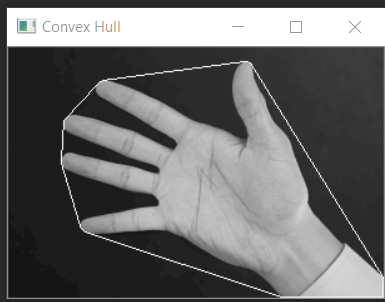
#> input picture Hand Detection/convex hull.png, 385 x 302 px, given in place of the camera
$ python gesture-recognition-video.py
#> lines starting #> are read from the running program, lines starting #| are printed output that depends on the picture; after the words box and inside, x2 and y2 are one past the last pixel; in counts of white or black regions, pixels touching at a corner belong together
import cv2
import numpy as np
import math

# opens camera
capture = cv2.VideoCapture(0)

#isopened() : checks if the camera is on
while capture.isOpened():

    # Captures the frames from the camera
    # ret has data, frame shows the data

    ret, frame = capture.read()
#> frame is the input picture: shape (302, 385, 3); mean B, G, R 105.5, 105.5, 105.4

    cv2.rectangle(frame, (100, 100), (300, 300), (0, 255, 0), 0) #output data, (x1,y1) (x2,y2) (colour), width
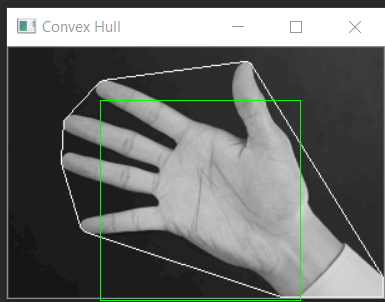
#> frame: shape (302, 385, 3); 0.69% of pixels changed, all inside (x1, y1, x2, y2) = (100, 100, 301, 301)
    crop_image = frame[100:300, 100:300]
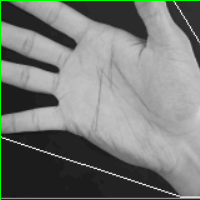
#> crop_image: shape (200, 200, 3); mean B, G, R 120, 122.5, 120

    #apply gaussian blur : removes noise
    blur = cv2.GaussianBlur(crop_image, (3, 3), 0)
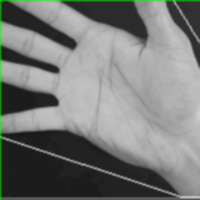
#> blur: shape (200, 200, 3); mean B, G, R 120.3, 122.3, 120.3

    # change color from rgg to hsv
    hsv = cv2.cvtColor(blur, cv2.COLOR_BGR2HSV)
#> hsv: shape (200, 200, 3); mean H, S, V 1.2, 3.4, 122.3

    # create binary image where skin color is white and the rest is black
    mask2 = cv2.inRange(hsv, np.array([2, 0, 0]), np.array([20, 255, 255]))
#> mask2: shape (200, 200); every value is 0

    #kernel for morphological transformation
    kernel = np.ones((5, 5))

    # dilation means adding pixels and erosion means removing
    # apply morphological transformations to filter out the background noise
    dilation = cv2.dilate(mask2, kernel, iterations=2)
    erosion = cv2.erode(dilation, kernel, iterations=2)
    # so we added and removed some pixels now we have to filter the frame
    # thus using gaussian blur
    # gaussian blur and threshold
    filtered = cv2.GaussianBlur(erosion, (3, 3), 0)
    ret2, thresh = cv2.threshold(filtered, 127, 255, 0)

    cv2.imshow("Threshold", thresh)

    #Find contours
    contours, hierarchy = cv2.findContours(thresh, cv2.RETR_TREE, cv2.CHAIN_APPROX_SIMPLE)
#> contours = []

    try:
        # find contour with max area
        contour = max(contours, key=lambda x: cv2.contourArea(x))
        x, y, w, h = cv2.boundingRect(contour)
        cv2.rectangle(crop_image, (x, y), (x+w, y+h), (0, 0, 255), 0)

        # find convex hull
        hull = cv2.convexHull(contour)

        #Draw contour
        drawing = np.zeros(crop_image.shape, np.uint8)
        cv2.drawContours(drawing, [contour], -1, (0, 255, 0), 0) # used to draw contour
        cv2.drawContours(drawing, [hull], -1, (0, 0, 255), 0) # used to draw hull

        # find convexity defect
        hull = cv2.convexHull(contour, returnPoints=False)
        defects = cv2.convexityDefects(contour, hull)

        count_defects = 0

        # following code counts the defects
        for i in range(defects.shape):
            s, e, f, d = defects[i, 0]
            start = tuple(contour[s][0])
            end = tuple(contour[e][0])
            far = tuple(contour[f][0])

            a = math.sqrt((end[0]-start[0])**2+(end[1]-start[1])**2)
            b = math.sqrt((far[0]-start[0])**2+(far[1]-start[1])**2)
            c = math.sqrt((end[0]-far[0])**2+(far[1]-start[1])**2)
            angle = (math.acos((b**2 + c**2 - a**2) / (2*b*c))*180) / 3.14

            # if angle>90 draw a circle at the far point
            if angle <= 90:
                count_defects += 1
                cv2.circle(crop_image, far, 1, [0, 0, 255], -1)
            cv2.line(crop_image, start, end, [0, 255, 0], 2)

        # print fingers
        if count_defects == 0:
            cv2.putText(frame, "One", (50, 50), cv2.FONT_HERSHEY_COMPLEX, 2, (255, 255, 255), 2) # font, originpoint, colour, width
        elif count_defects==1:
            cv2.putText(frame, "Two", (50, 50), cv2.FONT_HERSHEY_COMPLEX, 2, (255, 255, 255), 2)  # font, originpoint, colour, width
        elif count_defects == 2:
            cv2.putText(frame, "Three", (50, 50), cv2.FONT_HERSHEY_COMPLEX, 2, (255, 255, 255), 2)  # font, originpoint, colour, width
        elif count_defects == 3:
            cv2.putText(frame, "Four", (50, 50), cv2.FONT_HERSHEY_COMPLEX, 2, (255, 255, 255), 2)  # font, originpoint, colour, width
        elif count_defects ==4:
            cv2.putText(frame, "Five", (50, 50), cv2.FONT_HERSHEY_COMPLEX, 2, (255, 255, 255), 2)  # font, originpoint, colour, width
        else:
            pass
    except:
        pass
        print(frame)
#> (printed output is left out)
        cv2.imshow("Gesture", frame)
#> (the run stopped early here; a loop or call above may not have finished)

$ run again, on Hand Detection/detect.png
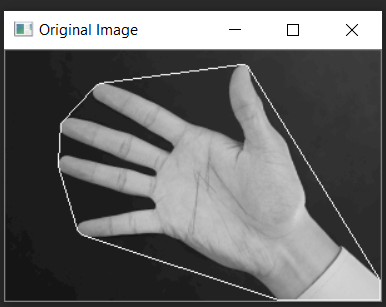
#> input picture Hand Detection/detect.png, 386 x 307 px, given in place of the camera
#> frame is the input picture: shape (307, 386, 3); mean B, G, R 103.3, 103.3, 103.3
#> `cv2.rectangle(frame, (100, 100), (300, 300), (0, 255, 0), 0)`:
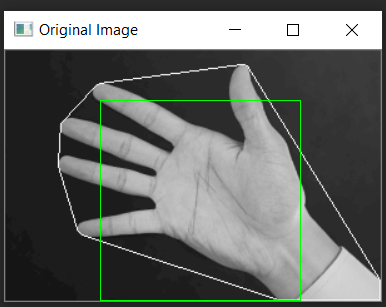
#> frame: shape (307, 386, 3); 0.68% of pixels changed, all inside (x1, y1, x2, y2) = (100, 100, 301, 301)
#> `blur = cv2.GaussianBlur(crop_image, (3, 3), 0)`:
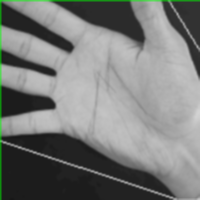
#> blur: shape (200, 200, 3); mean B, G, R 121.3, 123.2, 121.3
#> hsv: shape (200, 200, 3); mean H, S, V 1.2, 3.4, 123.2
#> mask2: shape (200, 200); every value is 0
#> contours = []
#> (printed output is left out)

$ run again, on Hand Detection/hand1.png
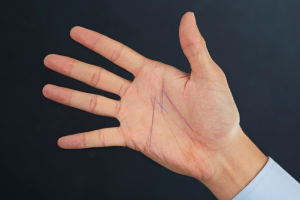
#> input picture Hand Detection/hand1.png, 300 x 200 px, given in place of the camera
#> frame is the input picture: shape (200, 300, 3); mean B, G, R 77.5, 79.6, 92.3
#> frame: shape (200, 300, 3); 0.5% of pixels changed, all inside (x1, y1, x2, y2) = (100, 100, 300, 200)
#> hsv: shape (100, 200, 3); mean H, S, V 56.2, 87.2, 145.7
#> mask2: shape (100, 200); 51% white; 7 black regions (6 under 20 px), largest, box (x1, y1, x2, y2) and area: (0, 0, 200, 100) 9762
#> dilation: shape (100, 200); 60.6% white; 3 black regions (1 under 20 px), largest, box (x1, y1, x2, y2) and area: (140, 0, 200, 100) 4390, (0, 51, 110, 100) 3485
#> erosion: shape (100, 200); 53.4% white; 3 black regions
#> contours = 1 contour; box (x1, y1, x2, y2) and area: (0, 0, 169, 100) 10458
#> contour = contour of 104 points, box (x1, y1, x2, y2) (0, 0, 169, 100), area 10458
#> x = 0; w = 169; h = 100
#> `hull = cv2.convexHull(contour)`: hull = contour of 9 points, box (x1, y1, x2, y2) (0, 0, 169, 100), area 12040
#> `cv2.drawContours(drawing, [hull], -1, (0, 0, 255), 0)`:
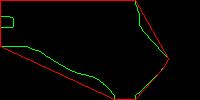
#> drawing: shape (100, 200, 3); mean of channels 0, 1, 2 0, 3, 5.3; drawn as B, G, R
#> `hull = cv2.convexHull(contour, returnPoints=False)`: hull = [103, 85, 84, 78, 76, 72, 71, 9, 0]
#> defects = [[0, 9, 5, 3328], [9, 71, 18, 3173], [72, 76, 73, 684], [76, 78, 77, 160], [78, 84, 79, 114], [85, 103, 94, 2275]]
#> (printed output is left out)
#> `ALL_Images = np.hstack((drawing, crop_image))`:
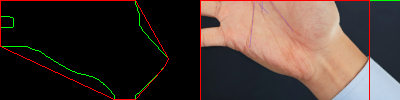
#> ALL_Images: shape (100, 400, 3); mean of channels 0, 1, 2 51.6, 57.4, 71.8; drawn as B, G, R
